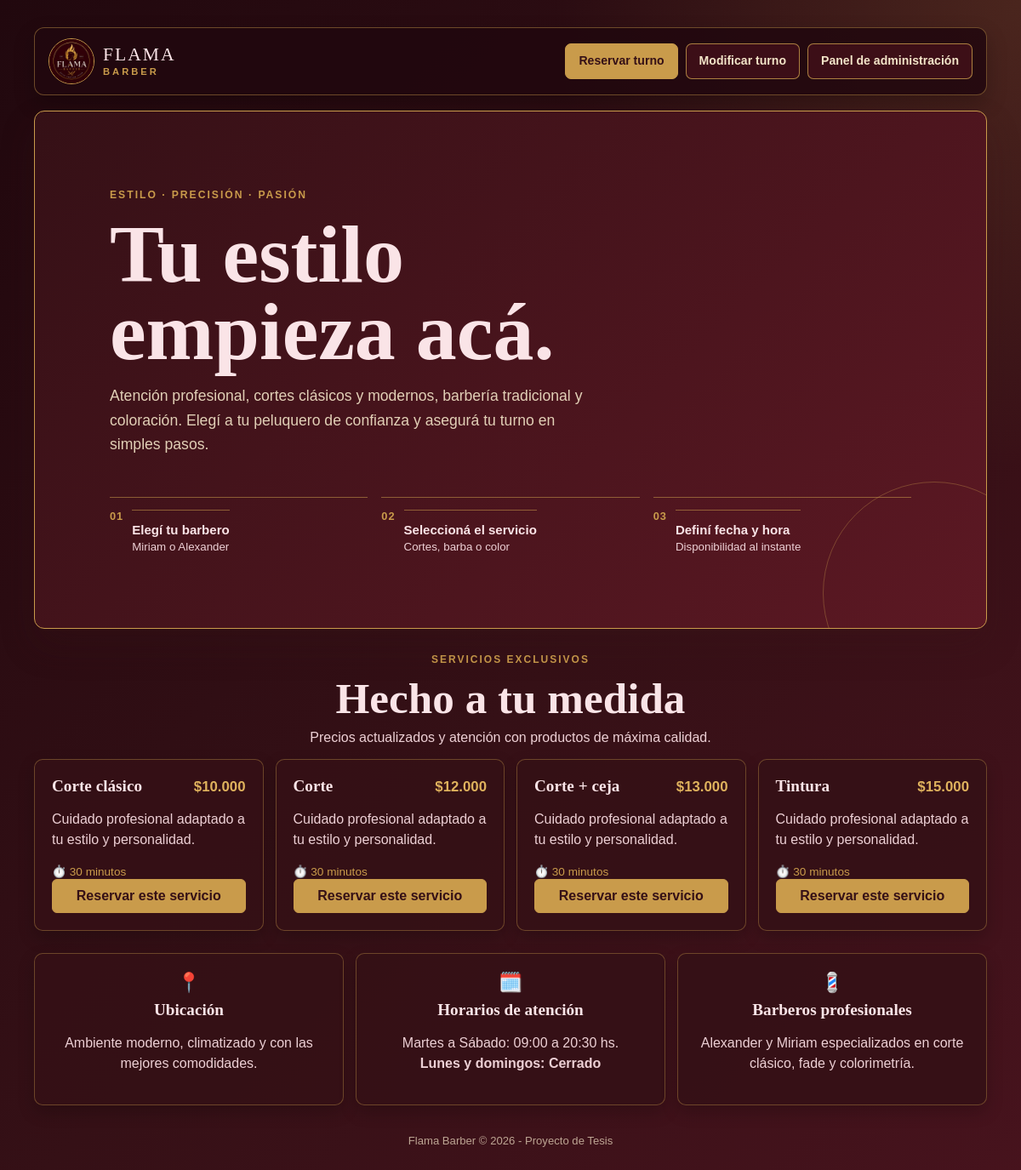
The app's page /, older data.
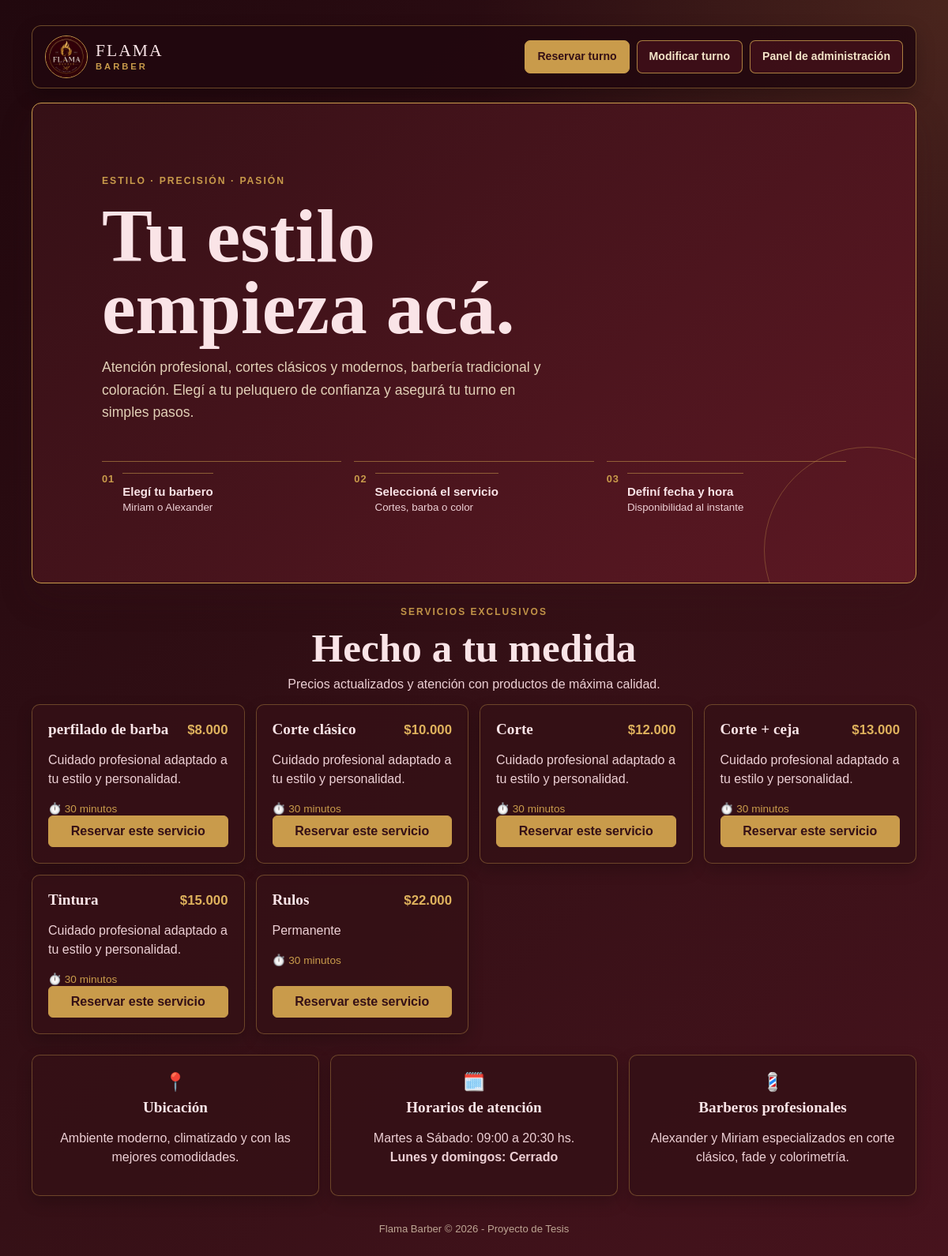
The same page, newer data.
### tables this page shows
CREATE TABLE servicios (
            id_servicio INTEGER PRIMARY KEY AUTOINCREMENT,
            nombre TEXT NOT NULL UNIQUE,
            precio INTEGER NOT NULL
        , descripcion TEXT DEFAULT '', duracion INTEGER DEFAULT 30, activo INTEGER DEFAULT 1);

### tesis.py (the view)
@app.route("/")
def inicio():
    barberia_activa = obtener_estado_barberia()
    conexion = obtener_conexion()
    servicios = conexion.execute(
        "SELECT id_servicio, nombre, precio, duracion, descripcion FROM servicios WHERE activo = 1 ORDER BY precio ASC"
    ).fetchall()
    conexion.close()
    return render_template("index.html", barberia_activa=barberia_activa, servicios=servicios)

### tesis.py (called while the page is built)
def obtener_conexion():
    conexion = sqlite3.connect(RUTA_BASE_DE_DATOS)
    conexion.row_factory = sqlite3.Row
    conexion.create_function("fecha_es_pasada", 1, fecha_es_pasada)
    return conexion

def obtener_estado_barberia():
    conexion = obtener_conexion()
    fila = conexion.execute("SELECT valor FROM configuracion WHERE clave = 'barberia_activa'").fetchone()
    conexion.close()
    return fila["valor"] == "1" if fila else True

### templates/index.html (shortened to what this page needs)
<!DOCTYPE html>
<html lang="es">
<head>
    <link rel="stylesheet" href="{{ url_for('static', filename='css/style.css') }}">
</head>
<body class="inicio-body">
    <header class="inicio-header">
        <div class="logo-contenedor">
            <img src="{{ url_for('static', filename='img/logo.jpg') }}" alt="Logo Flama Barber" class="logo-barra">
            <div class="logo-texto-bloque">
                <span class="logo-marca">FLAMA</span>
                <span class="logo-submarca">BARBER</span>
            </div>
        </div>
        <nav class="inicio-nav inicio-acciones" aria-label="Acciones principales">
            {% if barberia_activa %}
                <a class="boton-principal boton-reserva" href="{{ url_for('iniciar_reserva') }}">Reservar turno</a>
            {% endif %}
            <a class="boton-secundario boton-modificar" href="{{ url_for('consultar_turno') }}">Modificar turno</a>
            <a href="{{ url_for('admin_agenda') }}" class="boton-secundario boton-panel">Panel de administración</a>
        </nav>
    </header>
    <main class="inicio-contenedor">
        <section class="hero-inicio">
            <span class="badge-estilo">ESTILO · PRECISIÓN · PASIÓN</span>
            <h1 class="hero-titulo">Tu estilo empieza acá.</h1>
            <p class="hero-descripcion">
                Atención profesional, cortes clásicos y modernos, barbería tradicional y coloración.
                Elegí a tu peluquero de confianza y asegurá tu turno en simples pasos.
            </p>
            {% if barberia_activa %}
                <div class="pasos-inicio" aria-label="Cómo reservar en 3 pasos">
                    <div class="paso-item">
                        <span class="paso-num">01</span>
                        <div class="paso-info">
                            <strong>Elegí tu barbero</strong>
                            <small>Miriam o Alexander</small>
                        </div>
                    </div>
                    <div class="paso-item">
                        <span class="paso-num">02</span>
                        <div class="paso-info">
                            <strong>Seleccioná el servicio</strong>
                            <small>Cortes, barba o color</small>
                        </div>
                    </div>
                    <div class="paso-item">
                        <span class="paso-num">03</span>
                        <div class="paso-info">
                            <strong>Definí fecha y hora</strong>
                            <small>Disponibilidad al instante</small>
                        </div>
                    </div>
                </div>
            {% endif %}
        </section>
        <section class="seccion-servicios-catalogo" id="servicios-seccion">
            <div class="servicios-cabecera">
                <span class="detalle-dorado">SERVICIOS EXCLUSIVOS</span>
                <h2>Hecho a tu medida</h2>
                <p class="servicios-subtitulo">Precios actualizados y atención con productos de máxima calidad.</p>
            </div>
            {% if servicios %}
                <div class="grilla-servicios">
                    {% for servicio in servicios %}
                        <article class="tarjeta-servicio-catalogo">
                            <div class="servicio-card-top">
                                <h3>{{ servicio.nombre }}</h3>
                                <span class="servicio-card-precio">${{ "{:,}".format(servicio.precio).replace(",", ".") }}</span>
                            </div>
                            <p class="servicio-card-desc">
                                {{ servicio.descripcion or "Cuidado profesional adaptado a tu estilo y personalidad." }}
                            </p>
                            <div class="servicio-card-meta">
                                <span class="badge-duracion">
                                    <span class="reloj-icono">⏱️</span> {{ servicio.duracion or 30 }} minutos
                                </span>
                            </div>
                            {% if barberia_activa %}
                                <a href="{{ url_for('iniciar_reserva', servicio_id=servicio.id_servicio) }}" class="boton-tarjeta-reserva">
                                    Reservar este servicio
                                </a>
                            {% else %}
                                <span class="boton-tarjeta-desactivado">Cerrado temporalmente</span>
                            {% endif %}
                        </article>
                    {% endfor %}
                </div>
            {% else %}
                <p class="mensaje-sin-servicios">No hay servicios disponibles en este momento.</p>
            {% endif %}
        </section>
        <section class="seccion-info-local">
            <div class="card-info-item">
                <span class="info-icono">📍</span>
                <h4>Ubicación</h4>
                <p>Ambiente moderno, climatizado y con las mejores comodidades.</p>
            </div>
            <div class="card-info-item">
                <span class="info-icono">🗓️</span>
                <h4>Horarios de atención</h4>
                <p>Martes a Sábado: 09:00 a 20:30 hs.<br><strong>Lunes y domingos: Cerrado</strong></p>
            </div>
            <div class="card-info-item">
                <span class="info-icono">💈</span>
                <h4>Barberos profesionales</h4>
                <p>Alexander y Miriam especializados en corte clásico, fade y colorimetría.</p>
            </div>
        </section>
        <footer class="pie-inicio">
            <div class="pie-contenido">
                <span>Flama Barber &copy; 2026 - Proyecto de Tesis</span>
            </div>
        </footer>
    </main>
</body>
</html>

Row changes from the older to the newer data that the page shows:
added servicios: nombre "perfilado de barba", precio "8.000", descripcion "Cuidado profesional adaptado a tu estilo y personalidad.", duracion "30"
added servicios: nombre "Rulos", precio "22.000", descripcion "Permanente", duracion "30"
